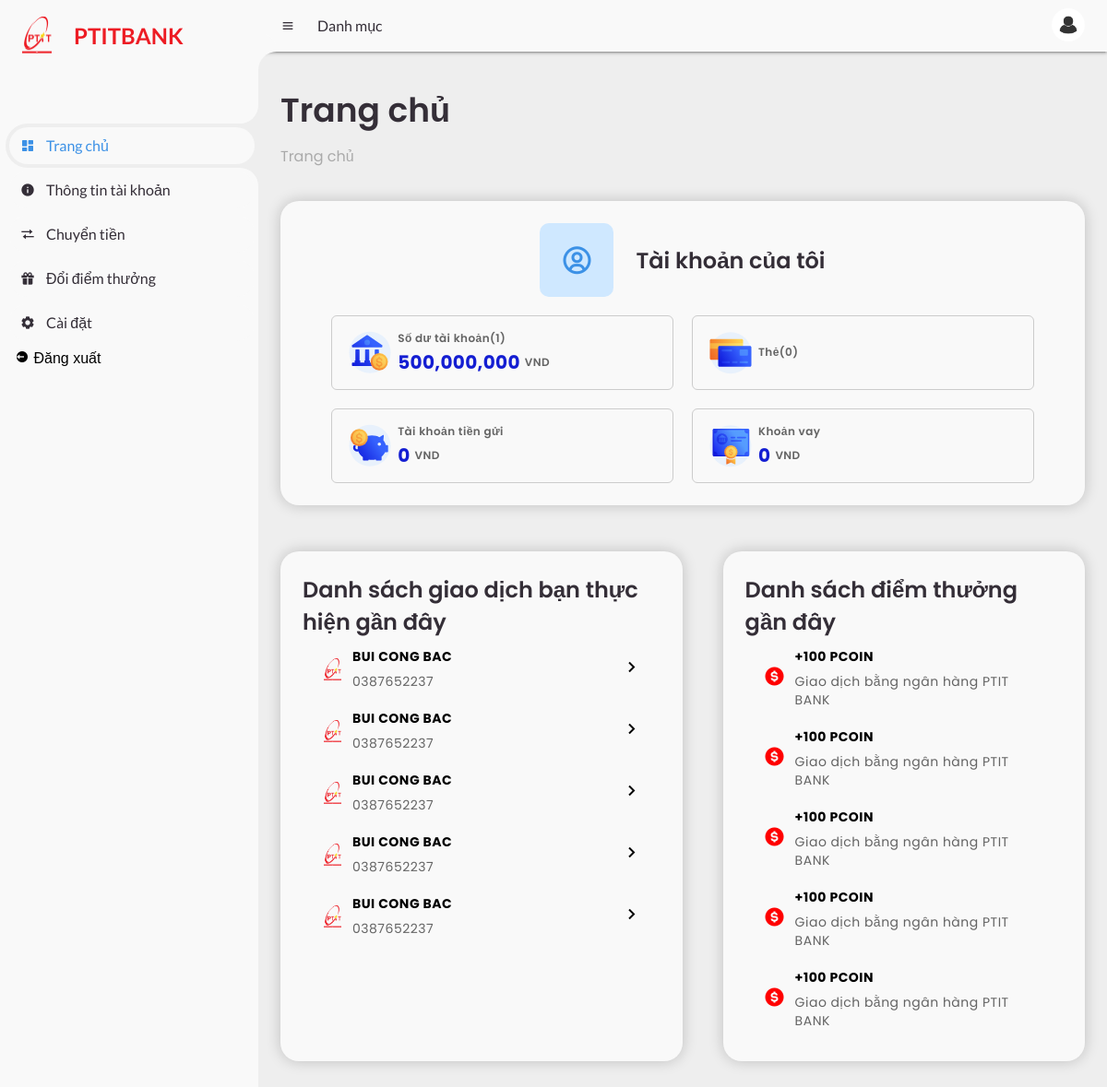
Page / (signed in) on the earlier database version.
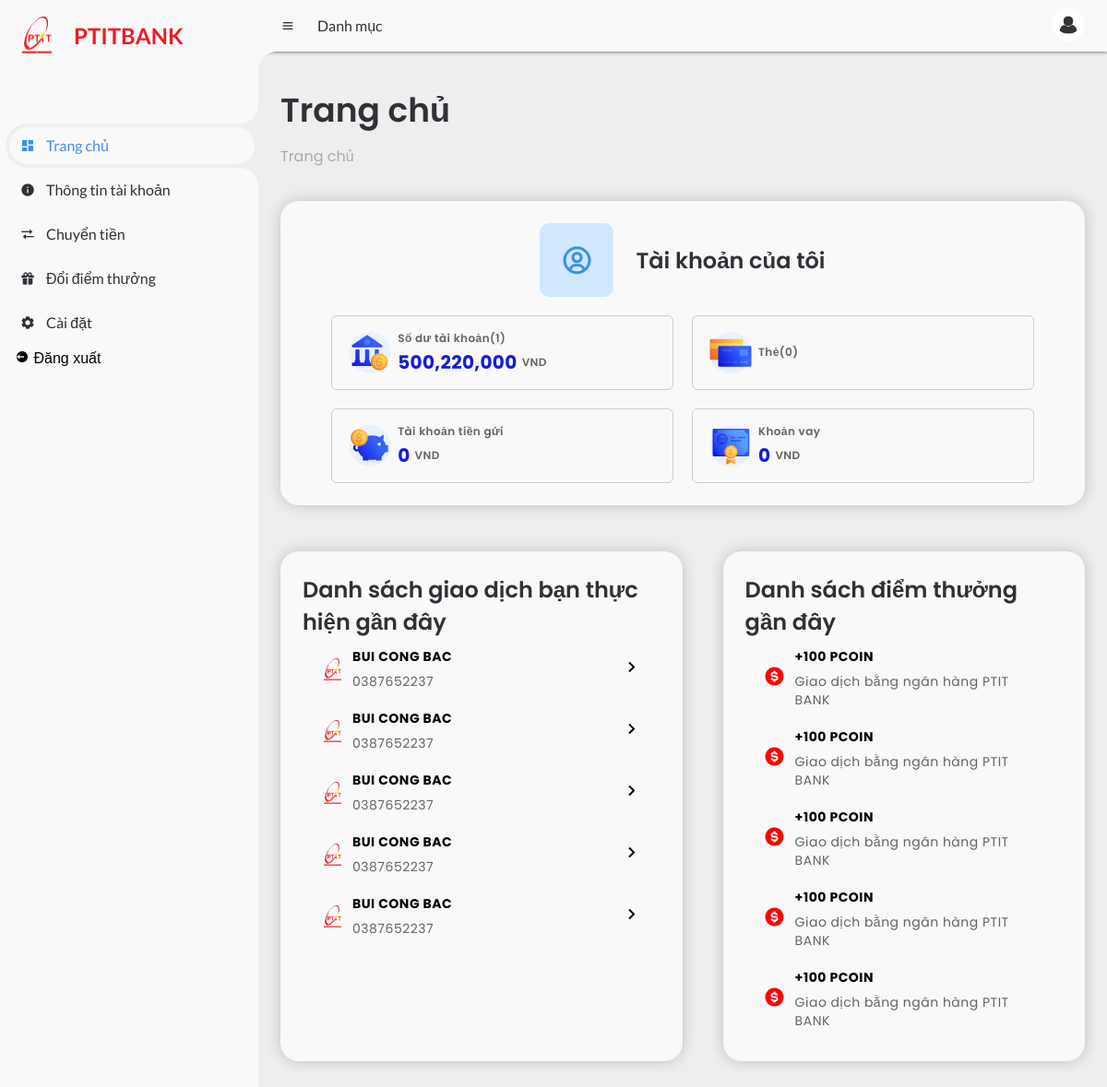
Same page on the later database version.
### tables this page shows
CREATE TABLE "Account" (
    AccountID TEXT,
    CustomerID TEXT,
    Username TEXT NOT NULL,
    Password TEXT NOT NULL,
    AccountType TEXT,
    Balance DECIMAL(15, 2),
    DateOpened DATE,
    accountNumber TEXT UNIQUE,
    Status TEXT,
    PinCode TEXT,
    creditScored INTEGER
);

CREATE TABLE "Transaction" (
  TransactionID TEXT PRIMARY KEY,
  senderAccountNumber TEXT,
  recipientAccountNumber TEXT,
  TransactionDate DATETIME,  -- Thay đổi kiểu dữ liệu từ DATE sang DATETIME
  TransactionType TEXT,
  Amount DECIMAL(15, 2),
  Description TEXT
);

### app/routes/home_route.py (the view)
@home_bp.route("/")
def home():
    from app.services.account_service import get_detail_account
    from app.services.account_service import get_latest_transactions
    account_id = session.get("account_id")
    message, category, [account, customer] = get_detail_account(account_id)
    if category == "danger":
        flash(message, category)
        return redirect(url_for("auth.login"))
    transactions = get_latest_transactions(account_id)
    return render_template("home.html", account=account, transactions=transactions)

### app/services/account_service.py (called while the page is built)
def get_detail_account(account_id):
    if not account_id:
        return "Bạn chưa đăng nhập", "danger", [None, None]
    account = Account.query.get(account_id)
    if not account:
        return "Tài khoản không tồn tại", "danger", [None, None]
    customer = Customer.query.filter_by(CustomerID=account.CustomerID).first()
    return "", "success", [account, customer]

### app/templates/home.html (shortened to what this page needs)
<!DOCTYPE html>
<html lang="en">
  <head>
    <link
      href="https://unpkg.com/boxicons@2.0.9/css/boxicons.min.css"
      rel="stylesheet"
    />
    <link rel="stylesheet" href="../static/css/home.css" />
  </head>
  <body>
    <section id="sidebar">
      <a href="/" class="brand">
        <div class="logo"></div>
        <span class="text">PTITBANK</span>
      </a>
      <ul class="side-menu top">
        <li class="active">
          <a href="#">
            <i class="bx bxs-dashboard"></i>
            <span class="text">Trang chủ</span>
          </a>
        </li>
        <li>
          <a href="/account/profile">
            <i class="bx bxs-info-circle"></i>
            <span class="text">Thông tin tài khoản</span>
          </a>
        </li>
        <li>
          <a href="/account/transfer-money">
            <i class="bx bx-transfer"></i>
            <span class="text">Chuyển tiền</span>
          </a>
        </li>
        <li>
          <a href="/account/credit-score">
            <i class="bx bxs-gift"></i>
            <span class="text">Đổi điểm thưởng</span>
          </a>
        </li>
        <li>
          <a href="/account/settings">
            <i class="bx bxs-cog"></i>
            <span class="text">Cài đặt</span>
          </a>
        </li>
        <form action="{{ url_for('auth.logout') }}" method="POST">
          <li>
            <button type="submit" class="logout">
              <i class="bx bxs-log-out-circle"></i>
              <span class="text">Đăng xuất</span>
            </button>
          </li>
        </form>
      </ul>
    </section>
    <section id="content">
      <nav>
        <i class="bx bx-menu"></i>
        <a href="#" class="nav-link">Danh mục</a>
        <a href="/account/profile" class="profile">
          <img src="../static/images/avatar_user.png" />
        </a>
      </nav>
      <main>
        <div class="head-title">
          <div class="left">
            <h1>Trang chủ</h1>
            <ul class="breadcrumb">
              <li>
                <a href="#">Trang chủ</a>
              </li>
            </ul>
          </div>
        </div>
        <ul class="box-info">
          <li>
            <div class="my-account">
              <i class="bx bx-user-circle"></i>
              <span class="text">
                <h3>Tài khoản của tôi</h3>
              </span>
            </div>
            <div class="current-info">
              <div class="current-info-item total-value">
                <div class="left-content"></div>
                <div class="right-content">
                  <div class="up-content">Số dư tài khoản(1)</div>
                  <div class="down-content">
                    <div class="balance">
                      {{'{:,.0f}'.format(account.Balance)}}
                    </div>
                    <div class="currency">VND</div>
                  </div>
                </div>
              </div>
              <div class="current-info-item card">
                <div class="left-content"></div>
                <div class="right-content">Thẻ(0)</div>
              </div>
              <div class="current-info-item saving">
                <div class="left-content"></div>
                <div class="right-content">
                  <div class="up-content">Tài khoản tiền gửi</div>
                  <div class="down-content">
                    <div class="balance">0</div>
                    <div class="currency">VND</div>
                  </div>
                </div>
              </div>
              <div class="current-info-item loan">
                <div class="left-content"></div>
                <div class="right-content">
                  <div class="up-content">Khoản vay</div>
                  <div class="down-content">
                    <div class="balance">0</div>
                    <div class="currency">VND</div>
                  </div>
                </div>
              </div>
            </div>
          </li>
        </ul>
        <div class="recent-activities">
          <div class="recent-transactions-list">
            <div class="title">Danh sách giao dịch bạn thực hiện gần đây</div>
             {% for transaction, sender_username, recipient_name,
            recipient_account_number in transactions %}
            <div class="detail-transaction">
              <div class="logo-bank"></div>
              <div class="receiver">
                <div class="fullname">{{ recipient_name }}</div>
                <div class="account-number">{{ recipient_account_number }}</div>
              </div>
              <span class="detail-transaction-icon">
                <i class="bx bx-chevron-right"></i>
              </span>
            </div>
            {% endfor %}
          </div>
          <div class="recent-credit-scores">
            <div class="title">Danh sách điểm thưởng gần đây</div>
             {% for transaction, sender_username, recipient_name,
            recipient_account_number in transactions %}
            <div class="detail-score">
              <div class="left-content">
                <i class="bx bxs-dollar-circle"></i>
              </div>
              <div class="right-content">
                <div class="score">+100 PCoin</div>
                <div class="description">
                  Giao dịch bằng ngân hàng PTIT BANK
                </div>
              </div>
            </div>
            {% endfor %}
          </div>
        </div>
      </main>
    </section>
  </body>
</html>

Differences in the rows shown:
changed Account: Balance "500,000,000" → "500,220,000"
